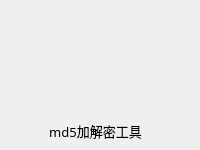
                           <widget class="QWidget" name="widget_43" native="true">
                            <property name="geometry">
                             <rect>
                              <x>910</x>
                              <y>340</y>
                              <width>200</width>
                              <height>150</height>
                             </rect>
                            </property>
                            <property name="minimumSize">
                             <size>
                              <width>200</width>
                              <height>150</height>
                             </size>
                            </property>
                            <property name="maximumSize">
                             <size>
                              <width>200</width>
                              <height>150</height>
                             </size>
                            </property>
                            <property name="styleSheet">
                             <string notr="true">#widget_43{
background-color: rgba(64, 96, 115, 255);
border-radius: 10px;
}</string>
                            </property>
                            <widget class="QWidget" name="widget_44" native="true">
                             <property name="geometry">
                              <rect>
                               <x>50</x>
                               <y>20</y>
                               <width>91</width>
                               <height>71</height>
                              </rect>
                             </property>
                             <property name="styleSheet">
                              <string notr="true">image: url(:/lib/MD5.png);</string>
                             </property>
                            </widget>
                            <widget class="QLabel" name="label_21">
                             <property name="geometry">
                              <rect>
                               <x>20</x>
                               <y>120</y>
                               <width>151</width>
                               <height>21</height>
                              </rect>
                             </property>
                             <property name="font">
                              <font>
                               <family>OPPOSans B</family>
                               <pointsize>10</pointsize>
                              </font>
                             </property>
                             <property name="text">
                              <string>md5加解密工具</string>
                             </property>
                             <property name="alignment">
                              <set>Qt::AlignCenter</set>
                             </property>
                            </widget>
                            <widget class="QToolButton" name="toolButton_17">
                             <property name="geometry">
                              <rect>
                               <x>160</x>
                               <y>0</y>
                               <width>40</width>
                               <height>40</height>
                              </rect>
                             </property>
                             <property name="minimumSize">
                              <size>
                               <width>40</width>
                               <height>40</height>
                              </size>
                             </property>
                             <property name="maximumSize">
                              <size>
                               <width>40</width>
                               <height>40</height>
                              </size>
                             </property>
                             <property name="styleSheet">
                              <string notr="true">QToolButton {
	
	color: rgb(217, 236, 237);
	background-color: rgba(255, 255, 255, 0);
	border: none;
}

QToolButton::menu-indicator { 
	image: None;
}

 
QToolButton:hover {
	color: rgb(255, 255, 255);
	background-color: rgba(255, 255, 255, 0);
	border: none;
}</string>
                             </property>
                             <property name="text">
                              <string/>
                             </property>
                             <property name="icon">
                              <iconset resource="lib.qrc">
                               <normaloff>:/lib/caozuo.png</normaloff>:/lib/caozuo.png</iconset>
                             </property>
                             <property name="iconSize">
                              <size>
                               <width>20</width>
                               <height>20</height>
                              </size>
                             </property>
                            </widget>
                           </widget>
